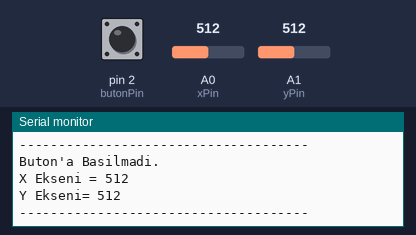
The sketch below on a simulated Arduino Uno, built with avr-gcc and run on an emulated ATmega328P. On the bench: the last lines printed to the serial monitor. The test bench sets the inputs (shaded band); at power-on: A0 (xPin) = 512, A1 (yPin) = 512, pin 2 (butonPin) HIGH.

Above: at 1.8 s.
1.9 s: A0 (xPin) set to 1023
At 2.7 s:
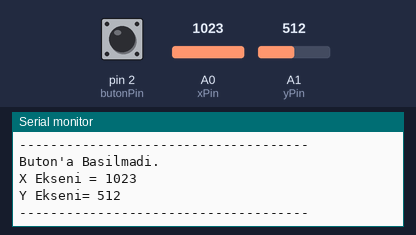
6.0 s: A1 (yPin) set to 0
At 7.0 s:
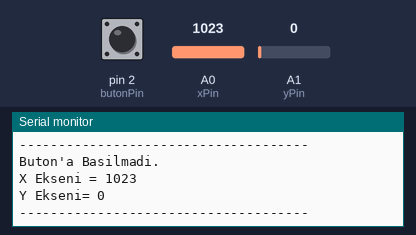
10.1 s: pin 2 (butonPin) pulled LOW for 1.25 s
12.8 s: A1 (yPin) set to 122
At 14.1 s:
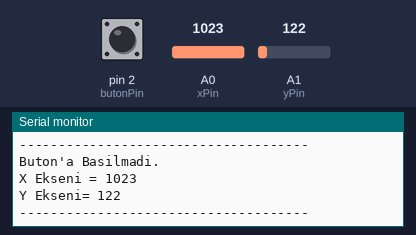
14.3 s: A0 (xPin) set to 900
At 15.2 s:
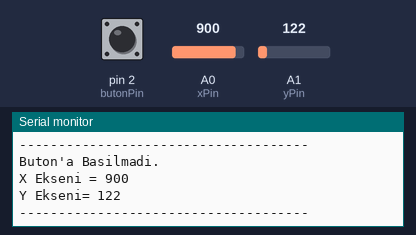
Timing chart, 0 to 16.8 s (numbered marks = the images above; inputs shaded):
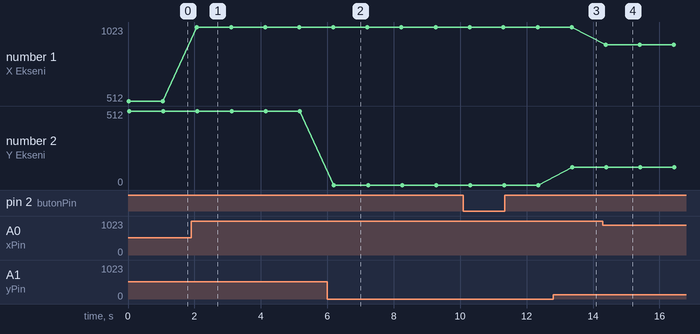

The sketch:

main.ino
```cpp
/*
MERAKLI MÜHENDİS YOUTUBE KANALI

Youtube Kanalı için - https://bit.ly/2AEP5bf
Facebook Sayfası için - https://bit.ly/3qVqAMC
Discord Kanalımıza GEL! - https://bit.ly/347FlSp

Tüm sorularınızı discord kanalımızdan sorabilirsiniz. Orası teknik servis gibi :)
*/

int butonPin = 2;

int xPin = 0;
int yPin = 1;

int buton, x, y;

void setup() {

Serial.begin(9600);
pinMode(butonPin, INPUT);

}

void loop() {

x = analogRead(xPin);
y = analogRead(yPin);

buton = digitalRead(butonPin);

if (buton == 0) // butona basıldığında
{
digitalWrite(13, HIGH);
Serial.println("Buton'a Basildi.");
}
if (buton == 1) // buton basılmadığında
{
digitalWrite(13, LOW);
Serial.println("Buton'a Basilmadi.");
}

Serial.print("X Ekseni = ");
Serial.println(x);

Serial.print("Y Ekseni= ");
Serial.println(y);

Serial.println("-------------------------------------");

delay(1000);

}
```

Measured:
- after the input at 1.9 s, the serial monitor: prints a new line after 0.17 s (image 1)
- after the input at 6.0 s, the serial monitor: prints a new line after 0.20 s (image 2)
- after the input at 12.8 s, the serial monitor: prints a new line after 0.57 s (image 3)
- after the input at 14.3 s, the serial monitor: prints a new line after 0.08 s (image 4)
- plotted number 1: 512 → 1023 after the input at 1.9 s, 1023 → 900 after the input at 14.3 s
- plotted number 2: 512 → 0 after the input at 6.0 s, 0 → 122 after the input at 12.8 s
